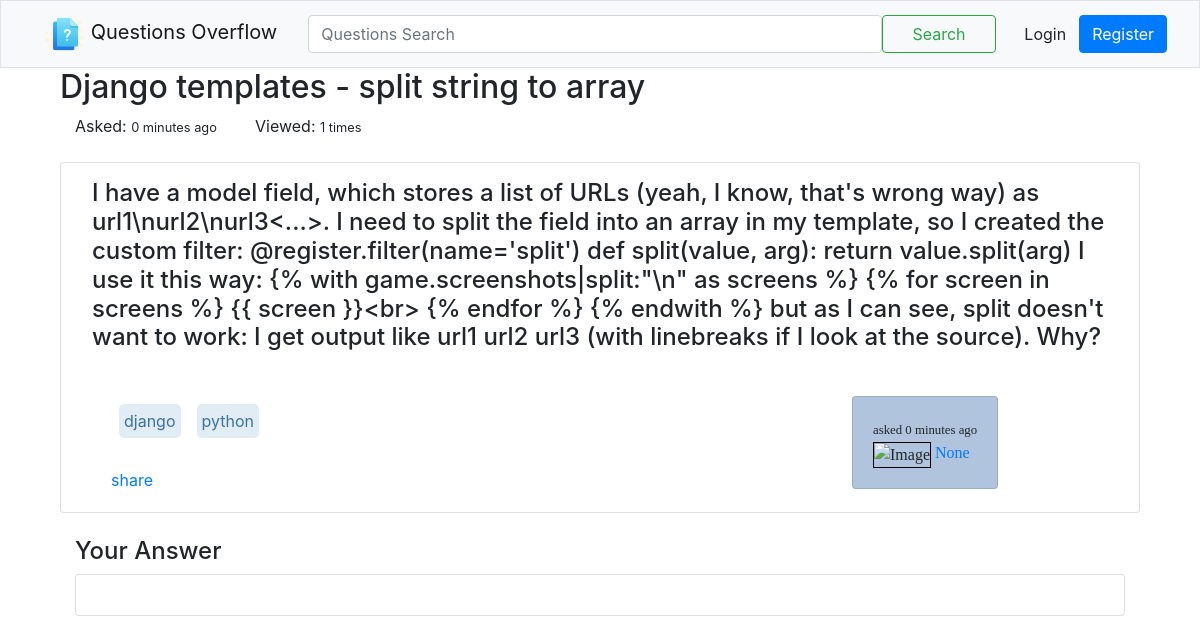
Page /question/4/ on the committed database.
### overflow/models/QuestionModel.py (models this page shows, shortened)
class QuestionModel(models.Model):
    title = models.CharField(max_length=120, unique=True)
    description = models.TextField()
    tag = models.CharField(max_length=120, null=True)
    views = models.PositiveIntegerField(default=0)
    asked_at = models.DateTimeField(auto_now=True)
    asked_by = models.ForeignKey(User, null=True, on_delete=models.CASCADE)
    def tag_split(self):
        if self.tag:
            return self.tag.split(',')

### overflow/views/question.py (the view)
# urls.py: re_path(r'question/(?P<pk>\d+)/$', question.question_detail, name='question_detail')
def question_detail(request, pk):
    questions = get_object_or_404(QuestionModel, pk=pk)
    questions.views += 1
    questions.save()
    return render(request, 'overflow/question/details.html', {
        'single_question': questions
    })

### templates/overflow/question/details.html (shortened to what this page needs)
{% extends 'shared/_layout.html' %}
{% block head %}
    <div class="col-xl-12">
        <h2>{{ single_question.title | capfirst }}</h2>
        <div class="col-xl-2" style="float: left;">
            Asked:
            <small>{{ single_question.asked_at | timesince }} ago </small>
        </div>
        <div class="col-xl-2" style="float: left;">
            Viewed:
            <small>{{ single_question.views }} times</small>
        </div>
    </div>
    <br>
    <br>
{% endblock %}
{% block content %}
    <div class="col-xl-12">
        <div class="col-xl-12 card mb-2">
            <div class="col-xs-12 card-body p-3">
                <h4>{{ single_question.description }}</h4>
            </div>
            <div class="col-xs-12 card-body">
                <div class="col-xl-9" style="float:left;">
                    <div id="tag">
                        {% for tag in single_question.tag_split %}
                            <p id="tech_tag">
                                {{ tag }}
                            </p>
                        {% endfor %}
                    </div>
                    <br>
                    <div class="mt-5">
                        <a href="">share</a>
                    </div>
                </div>
                <div class="col-xs-3 card" id="user_info_on_card" style="float:left;">
                    <div class="card-body">
                        <small>asked {{ single_question.asked_at | timesince | lower }} ago</small>
                        <div>
                            <img src="" alt="Image" style="border: 1px solid black">
                            <a href="">{{ single_question.asked_by }}</a>
                        </div>
                    </div>
                </div>
            </div>
        </div>
        <div class="col-xl-12 mt-4">
            <h4>Your Answer</h4>
            <div class="card mb-2">
                <div class="card-body">
                </div>
            </div>
        </div>
    </div>
{% endblock content %}

### static/Shared/app.css (style rules this page uses)
#user_info_on_card { font-family: "Bookman Old Style"; box-sizing: border-box; background-color: lightsteelblue; }
#tech_tag { padding: 5px; text-align: center; margin: 8px; background-color: #E1ECF4; border-radius: 5px; float: left; color: #39739d; }

### rows in the picture
QuestionModel: title "Django templates - split string to array", asked_at "0 minutes", views "1", description "I have a model field, which stores a list of URLs (yeah, I know, that's wrong way) as url1\\nurl2\\nurl3<...>. I need to split the field into an array in my template, so I created the custom filter: @register.filter(name='split') def split(value, arg): return value.split(arg) I use it this way: {% with game.screenshots|split:\"\\n\" as screens %} {% for screen in screens %} {{ screen }}<br> {% endfor %} {% endwith %} but as I can see, split doesn't want to work: I get output like url1 url2 url3 (with linebreaks if I look at the source). Why?", asked_by "None"

### other values in the picture
{{ tag }} "django" "python"
